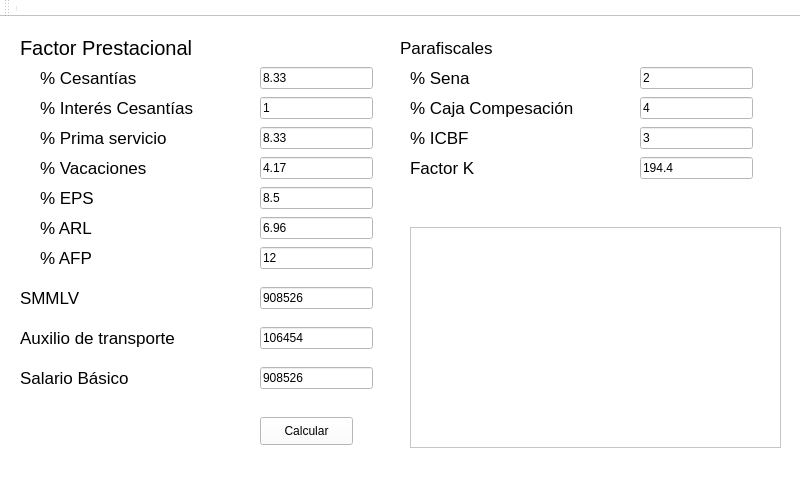
<?xml version="1.0" encoding="UTF-8"?>
<ui version="4.0">
 <class>MainWindow</class>
 <widget class="QMainWindow" name="MainWindow">
  <property name="geometry">
   <rect>
    <x>0</x>
    <y>0</y>
    <width>800</width>
    <height>488</height>
   </rect>
  </property>
  <property name="windowTitle">
   <string>MainWindow</string>
  </property>
  <property name="styleSheet">
   <string notr="true">background-color: rgb(255, 255, 255);</string>
  </property>
  <widget class="QWidget" name="centralwidget">
   <widget class="QLabel" name="label">
    <property name="geometry">
     <rect>
      <x>20</x>
      <y>350</y>
      <width>161</width>
      <height>21</height>
     </rect>
    </property>
    <property name="font">
     <font>
      <family>Arial</family>
      <pointsize>13</pointsize>
     </font>
    </property>
    <property name="text">
     <string>Salario Básico</string>
    </property>
   </widget>
   <widget class="QLabel" name="label_2">
    <property name="geometry">
     <rect>
      <x>20</x>
      <y>270</y>
      <width>161</width>
      <height>21</height>
     </rect>
    </property>
    <property name="font">
     <font>
      <family>Arial</family>
      <pointsize>13</pointsize>
     </font>
    </property>
    <property name="text">
     <string>SMMLV</string>
    </property>
   </widget>
   <widget class="QLabel" name="label_3">
    <property name="geometry">
     <rect>
      <x>20</x>
      <y>310</y>
      <width>211</width>
      <height>21</height>
     </rect>
    </property>
    <property name="font">
     <font>
      <family>Arial</family>
      <pointsize>13</pointsize>
     </font>
    </property>
    <property name="text">
     <string>Auxilio de transporte</string>
    </property>
   </widget>
   <widget class="QLabel" name="label_4">
    <property name="geometry">
     <rect>
      <x>40</x>
      <y>50</y>
      <width>211</width>
      <height>21</height>
     </rect>
    </property>
    <property name="font">
     <font>
      <family>Arial</family>
      <pointsize>13</pointsize>
     </font>
    </property>
    <property name="text">
     <string>% Cesantías</string>
    </property>
   </widget>
   <widget class="QLabel" name="label_5">
    <property name="geometry">
     <rect>
      <x>400</x>
      <y>20</y>
      <width>211</width>
      <height>21</height>
     </rect>
    </property>
    <property name="font">
     <font>
      <family>Arial</family>
      <pointsize>13</pointsize>
     </font>
    </property>
    <property name="text">
     <string>Parafiscales</string>
    </property>
   </widget>
   <widget class="QLabel" name="label_6">
    <property name="geometry">
     <rect>
      <x>40</x>
      <y>80</y>
      <width>211</width>
      <height>21</height>
     </rect>
    </property>
    <property name="font">
     <font>
      <family>Arial</family>
      <pointsize>13</pointsize>
     </font>
    </property>
    <property name="text">
     <string>% Interés Cesantías</string>
    </property>
   </widget>
   <widget class="QLabel" name="label_7">
    <property name="geometry">
     <rect>
      <x>40</x>
      <y>110</y>
      <width>211</width>
      <height>21</height>
     </rect>
    </property>
    <property name="font">
     <font>
      <family>Arial</family>
      <pointsize>13</pointsize>
     </font>
    </property>
    <property name="text">
     <string>% Prima servicio</string>
    </property>
   </widget>
   <widget class="QLabel" name="label_8">
    <property name="geometry">
     <rect>
      <x>40</x>
      <y>140</y>
      <width>211</width>
      <height>21</height>
     </rect>
    </property>
    <property name="font">
     <font>
      <family>Arial</family>
      <pointsize>13</pointsize>
     </font>
    </property>
    <property name="text">
     <string>% Vacaciones</string>
    </property>
   </widget>
   <widget class="QLabel" name="label_9">
    <property name="geometry">
     <rect>
      <x>40</x>
      <y>170</y>
      <width>211</width>
      <height>21</height>
     </rect>
    </property>
    <property name="font">
     <font>
      <family>Arial</family>
      <pointsize>13</pointsize>
     </font>
    </property>
    <property name="text">
     <string>% EPS</string>
    </property>
   </widget>
   <widget class="QLabel" name="label_10">
    <property name="geometry">
     <rect>
      <x>40</x>
      <y>200</y>
      <width>211</width>
      <height>21</height>
     </rect>
    </property>
    <property name="font">
     <font>
      <family>Arial</family>
      <pointsize>13</pointsize>
     </font>
    </property>
    <property name="text">
     <string>% ARL</string>
    </property>
   </widget>
   <widget class="QLabel" name="label_11">
    <property name="geometry">
     <rect>
      <x>20</x>
      <y>20</y>
      <width>231</width>
      <height>21</height>
     </rect>
    </property>
    <property name="font">
     <font>
      <family>Arial</family>
      <pointsize>15</pointsize>
     </font>
    </property>
    <property name="text">
     <string>Factor Prestacional</string>
    </property>
   </widget>
   <widget class="QLabel" name="label_12">
    <property name="geometry">
     <rect>
      <x>410</x>
      <y>50</y>
      <width>211</width>
      <height>21</height>
     </rect>
    </property>
    <property name="font">
     <font>
      <family>Arial</family>
      <pointsize>13</pointsize>
     </font>
    </property>
    <property name="text">
     <string>% Sena</string>
    </property>
   </widget>
   <widget class="QLabel" name="label_13">
    <property name="geometry">
     <rect>
      <x>410</x>
      <y>80</y>
      <width>231</width>
      <height>21</height>
     </rect>
    </property>
    <property name="font">
     <font>
      <family>Arial</family>
      <pointsize>13</pointsize>
     </font>
    </property>
    <property name="text">
     <string>% Caja Compesación</string>
    </property>
   </widget>
   <widget class="QLabel" name="label_14">
    <property name="geometry">
     <rect>
      <x>410</x>
      <y>110</y>
      <width>231</width>
      <height>21</height>
     </rect>
    </property>
    <property name="font">
     <font>
      <family>Arial</family>
      <pointsize>13</pointsize>
     </font>
    </property>
    <property name="text">
     <string>% ICBF</string>
    </property>
   </widget>
   <widget class="QLineEdit" name="Cesantia">
    <property name="geometry">
     <rect>
      <x>260</x>
      <y>50</y>
      <width>113</width>
      <height>22</height>
     </rect>
    </property>
    <property name="font">
     <font>
      <family>MS Shell Dlg 2</family>
      <stylestrategy>PreferDefault</stylestrategy>
     </font>
    </property>
    <property name="text">
     <string>8.33</string>
    </property>
   </widget>
   <widget class="QLineEdit" name="lineEdit_2">
    <property name="geometry">
     <rect>
      <x>260</x>
      <y>80</y>
      <width>113</width>
      <height>22</height>
     </rect>
    </property>
    <property name="text">
     <string>1</string>
    </property>
   </widget>
   <widget class="QLineEdit" name="lineEdit_3">
    <property name="geometry">
     <rect>
      <x>260</x>
      <y>110</y>
      <width>113</width>
      <height>22</height>
     </rect>
    </property>
    <property name="text">
     <string>8.33</string>
    </property>
   </widget>
   <widget class="QLineEdit" name="lineEdit_4">
    <property name="geometry">
     <rect>
      <x>260</x>
      <y>140</y>
      <width>113</width>
      <height>22</height>
     </rect>
    </property>
    <property name="text">
     <string>4.17</string>
    </property>
   </widget>
   <widget class="QLineEdit" name="lineEdit_5">
    <property name="geometry">
     <rect>
      <x>260</x>
      <y>170</y>
      <width>113</width>
      <height>22</height>
     </rect>
    </property>
    <property name="text">
     <string>8.5</string>
    </property>
   </widget>
   <widget class="QLineEdit" name="lineEdit_6">
    <property name="geometry">
     <rect>
      <x>260</x>
      <y>200</y>
      <width>113</width>
      <height>22</height>
     </rect>
    </property>
    <property name="text">
     <string>6.96</string>
    </property>
   </widget>
   <widget class="QLineEdit" name="lineEdit_7">
    <property name="geometry">
     <rect>
      <x>640</x>
      <y>50</y>
      <width>113</width>
      <height>22</height>
     </rect>
    </property>
    <property name="text">
     <string>2</string>
    </property>
   </widget>
   <widget class="QLineEdit" name="lineEdit_8">
    <property name="geometry">
     <rect>
      <x>640</x>
      <y>80</y>
      <width>113</width>
      <height>22</height>
     </rect>
    </property>
    <property name="text">
     <string>4</string>
    </property>
   </widget>
   <widget class="QLineEdit" name="lineEdit_9">
    <property name="geometry">
     <rect>
      <x>640</x>
      <y>110</y>
      <width>113</width>
      <height>22</height>
     </rect>
    </property>
    <property name="text">
     <string>3</string>
    </property>
   </widget>
   <widget class="QLineEdit" name="lineEdit">
    <property name="geometry">
     <rect>
      <x>260</x>
      <y>270</y>
      <width>113</width>
      <height>22</height>
     </rect>
    </property>
    <property name="text">
     <string>908526</string>
    </property>
   </widget>
   <widget class="QLineEdit" name="lineEdit_10">
    <property name="geometry">
     <rect>
      <x>260</x>
      <y>310</y>
      <width>113</width>
      <height>22</height>
     </rect>
    </property>
    <property name="text">
     <string>106454</string>
    </property>
   </widget>
   <widget class="QLineEdit" name="lineEdit_11">
    <property name="geometry">
     <rect>
      <x>260</x>
      <y>350</y>
      <width>113</width>
      <height>22</height>
     </rect>
    </property>
    <property name="text">
     <string>908526</string>
    </property>
   </widget>
   <widget class="QTextBrowser" name="Resultado">
    <property name="geometry">
     <rect>
      <x>410</x>
      <y>210</y>
      <width>371</width>
      <height>221</height>
     </rect>
    </property>
   </widget>
   <widget class="QPushButton" name="Calcular">
    <property name="geometry">
     <rect>
      <x>260</x>
      <y>400</y>
      <width>93</width>
      <height>28</height>
     </rect>
    </property>
    <property name="text">
     <string>Calcular</string>
    </property>
   </widget>
   <widget class="QLabel" name="label_15">
    <property name="geometry">
     <rect>
      <x>40</x>
      <y>230</y>
      <width>211</width>
      <height>21</height>
     </rect>
    </property>
    <property name="font">
     <font>
      <family>Arial</family>
      <pointsize>13</pointsize>
     </font>
    </property>
    <property name="text">
     <string>% AFP</string>
    </property>
   </widget>
   <widget class="QLineEdit" name="lineEdit_12">
    <property name="geometry">
     <rect>
      <x>260</x>
      <y>230</y>
      <width>113</width>
      <height>22</height>
     </rect>
    </property>
    <property name="text">
     <string>12</string>
    </property>
   </widget>
   <widget class="QLineEdit" name="lineEdit_13">
    <property name="geometry">
     <rect>
      <x>640</x>
      <y>140</y>
      <width>113</width>
      <height>22</height>
     </rect>
    </property>
    <property name="text">
     <string>194.4</string>
    </property>
   </widget>
   <widget class="QLabel" name="label_16">
    <property name="geometry">
     <rect>
      <x>410</x>
      <y>140</y>
      <width>201</width>
      <height>21</height>
     </rect>
    </property>
    <property name="font">
     <font>
      <family>Arial</family>
      <pointsize>13</pointsize>
     </font>
    </property>
    <property name="text">
     <string>Factor K</string>
    </property>
   </widget>
  </widget>
  <widget class="QMenuBar" name="menubar">
   <property name="geometry">
    <rect>
     <x>0</x>
     <y>0</y>
     <width>800</width>
     <height>21</height>
    </rect>
   </property>
  </widget>
  <widget class="QStatusBar" name="statusbar"/>
  <widget class="QToolBar" name="toolBar">
   <property name="windowTitle">
    <string>toolBar</string>
   </property>
   <attribute name="toolBarArea">
    <enum>TopToolBarArea</enum>
   </attribute>
   <attribute name="toolBarBreak">
    <bool>false</bool>
   </attribute>
   <addaction name="separator"/>
  </widget>
 </widget>
 <resources/>
 <connections/>
</ui>
